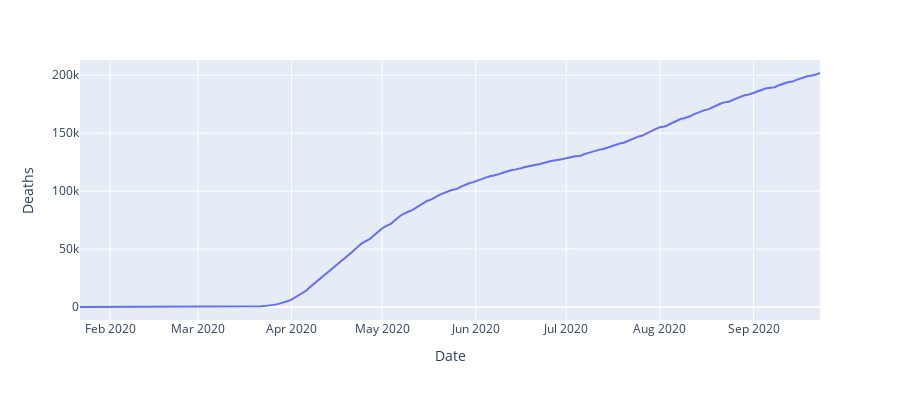

Notebook source saved alongside this figure:
### Code cell
px.line(df_US, x="Date", y="Deaths", height=400)

### Figure 1 — Plotly figure (JSON) as saved in the notebook; plotly's stock layout.template omitted (floating-point values rounded to 4 significant figures; data arrays with more than 128 entries replaced by an {"elided": "..."} marker saying what was removed)
{"data": [{"hovertemplate": "Date=%{x}<br>Deaths=%{y}<extra></extra>", "legendgroup": "", "line": {"color": "#636efa", "dash": "solid"}, "mode": "lines", "name": "", "orientation": "v", "showlegend": false, "type": "scatter", "x": {"elided": "246 str values"}, "xaxis": "x", "y": {"elided": "246 int values"}, "yaxis": "y"}], "layout": {"height": 400, "legend": {"tracegroupgap": 0}, "margin": {"t": 60}, "xaxis": {"anchor": "y", "domain": [0, 1], "title": {"text": "Date"}}, "yaxis": {"anchor": "x", "domain": [0, 1], "title": {"text": "Deaths"}}}}
